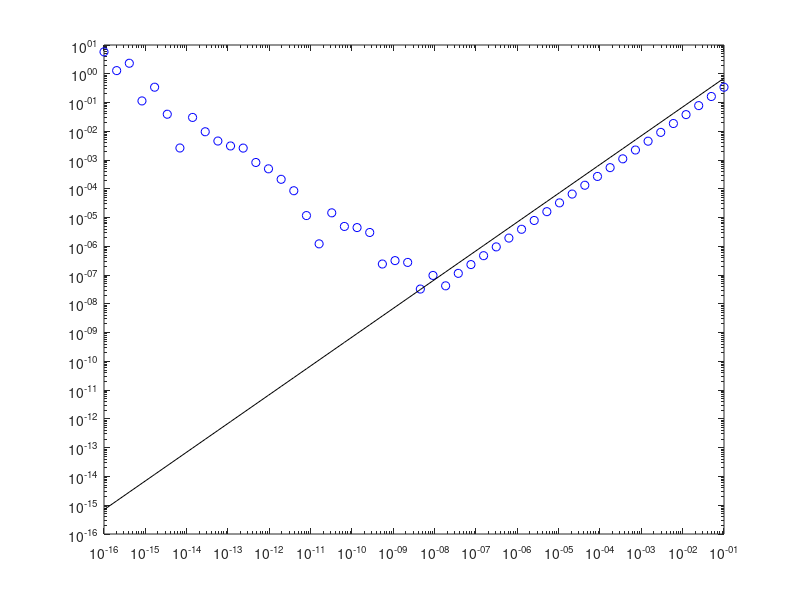

MATLAB code for this plot:
clear all; close all; clc;
hseries = logspace(-16,-1);
x0 = pi/4;
func = @(x)exp(x)./(cos(x).^3+sin(x).^3);
dfunc = @(x)(exp(x).*(cos(x).^3+sin(x).^3)-exp(x).*(-3*cos(x).^2.*sin(x)+3*sin(x).^2.*cos(x)))./(cos(x).^3+sin(x).^3).^2;
x = x0+hseries;
numdif = (func(x)-func(x0))./hseries;
realdif = dfunc(x0);
err = abs(numdif-realdif);
loglog(hseries, err, 'bo');
hold on;
loglog(hseries, 7*hseries, 'k-');
[min_err, min_i] = min(err);
min_h = hseries(min_i)